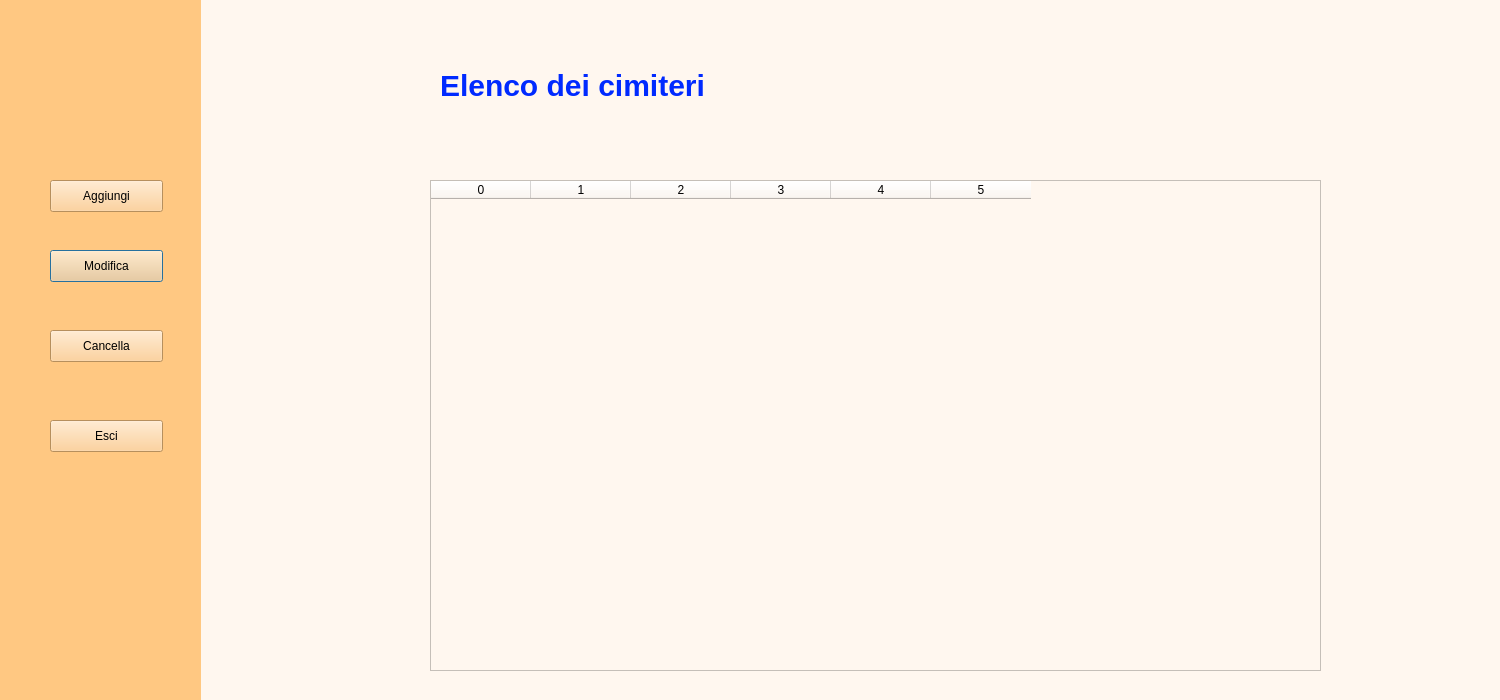
<?xml version="1.0" encoding="UTF-8"?>
<ui version="4.0">
 <class>Dialog</class>
 <widget class="QDialog" name="Dialog">
  <property name="geometry">
   <rect>
    <x>0</x>
    <y>0</y>
    <width>1500</width>
    <height>700</height>
   </rect>
  </property>
  <property name="windowTitle">
   <string>Dialog</string>
  </property>
  <property name="styleSheet">
   <string notr="true">
background-color: rgb(238, 238, 238);
background-color: rgb(255, 247, 239);</string>
  </property>
  <widget class="QWidget" name="widget" native="true">
   <property name="geometry">
    <rect>
     <x>0</x>
     <y>0</y>
     <width>201</width>
     <height>851</height>
    </rect>
   </property>
   <property name="styleSheet">
    <string notr="true">background-color: rgb(255, 200, 130);</string>
   </property>
   <widget class="QPushButton" name="btnModifica">
    <property name="geometry">
     <rect>
      <x>50</x>
      <y>250</y>
      <width>113</width>
      <height>32</height>
     </rect>
    </property>
    <property name="text">
     <string>Modifica</string>
    </property>
   </widget>
   <widget class="QPushButton" name="btnCancella">
    <property name="geometry">
     <rect>
      <x>50</x>
      <y>330</y>
      <width>113</width>
      <height>32</height>
     </rect>
    </property>
    <property name="text">
     <string>Cancella</string>
    </property>
   </widget>
   <widget class="QPushButton" name="btnEsci">
    <property name="geometry">
     <rect>
      <x>50</x>
      <y>420</y>
      <width>113</width>
      <height>32</height>
     </rect>
    </property>
    <property name="text">
     <string>Esci</string>
    </property>
   </widget>
   <widget class="QPushButton" name="btnAggiungi">
    <property name="geometry">
     <rect>
      <x>50</x>
      <y>180</y>
      <width>113</width>
      <height>32</height>
     </rect>
    </property>
    <property name="text">
     <string>Aggiungi</string>
    </property>
   </widget>
  </widget>
  <widget class="QLabel" name="label">
   <property name="geometry">
    <rect>
     <x>440</x>
     <y>40</y>
     <width>311</width>
     <height>91</height>
    </rect>
   </property>
   <property name="styleSheet">
    <string notr="true">font-size: 30px;
font: bold;
color: rgb(0, 42, 255);
background-color: transparent;</string>
   </property>
   <property name="text">
    <string>Elenco dei cimiteri</string>
   </property>
  </widget>
  <widget class="QTableWidget" name="tableWidget">
   <property name="geometry">
    <rect>
     <x>430</x>
     <y>180</y>
     <width>891</width>
     <height>491</height>
    </rect>
   </property>
   <column>
    <property name="text">
     <string>0</string>
    </property>
   </column>
   <column>
    <property name="text">
     <string>1</string>
    </property>
   </column>
   <column>
    <property name="text">
     <string>2</string>
    </property>
   </column>
   <column>
    <property name="text">
     <string>3</string>
    </property>
   </column>
   <column>
    <property name="text">
     <string>4</string>
    </property>
   </column>
   <column>
    <property name="text">
     <string>5</string>
    </property>
   </column>
  </widget>
 </widget>
 <resources/>
 <connections/>
</ui>
